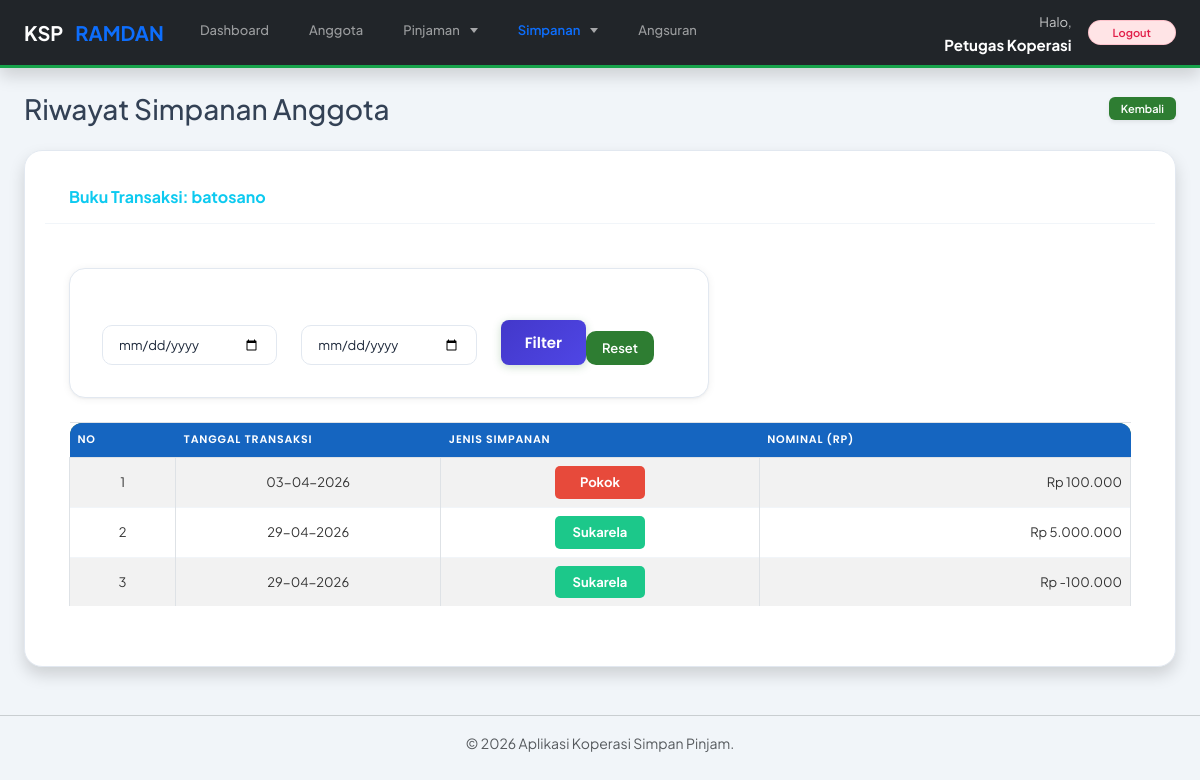
Page /riwayat_simpanan.php?id=1 (signed in) on the committed database.
### tables this page shows
CREATE TABLE `tb_anggota_ramdan` (
  `id_anggota` int(11) NOT NULL,
  `nama` varchar(100) NOT NULL,
  `alamat` text DEFAULT NULL,
  `no_hp` varchar(20) DEFAULT NULL,
  `tanggal_daftar` date NOT NULL
);

CREATE TABLE `tb_simpanan_ramdan` (
  `id_simpanan` int(11) NOT NULL,
  `id_anggota` int(11) NOT NULL,
  `jenis_simpanan` enum('Pokok','Wajib','Sukarela') NOT NULL,
  `jumlah` decimal(15,2) NOT NULL,
  `tanggal` date NOT NULL
);

### riwayat_simpanan.php (the view, shortened to what this page needs)
<!DOCTYPE html>
<html>
<?php
include 'koneksi.php';
include 'header.php';
$id_anggota = $_GET['id'];
$query_anggota = mysqli_query($koneksi, "SELECT nama FROM tb_anggota_ramdan WHERE id_anggota = '$id_anggota'");
$data_anggota = mysqli_fetch_assoc($query_anggota);
$nama_anggota = $data_anggota['nama'] ?? 'Tidak Diketahui';
$tanggal_mulai = isset($_GET['tanggal_mulai']) ? mysqli_real_escape_string($koneksi, $_GET['tanggal_mulai']) : '';
$tanggal_akhir = isset($_GET['tanggal_akhir']) ? mysqli_real_escape_string($koneksi, $_GET['tanggal_akhir']) : '';
?>
<div class="container-fluid">
    <div class="d-sm-flex align-items-center justify-content-between mb-4">
        <h1 class="h3 mb-0 text-gray-800">Riwayat Simpanan Anggota</h1>
        <a href="data_simpanan.php" class="d-none d-sm-inline-block btn btn-sm btn-secondary shadow-sm">
            <i class="fas fa-arrow-left fa-sm text-white-50"></i> Kembali
        </a>
    </div>
    <div class="card shadow mb-4 border-left-info">
        <div class="card-header py-3">
            <h6 class="m-0 font-weight-bold text-info">Buku Transaksi: <?php echo htmlspecialchars($nama_anggota); ?></h6>
        </div>
        <div class="card-body">
            <form method="GET" action="" class="mb-4">
                <div class="row">
                    <div class="col-md-4">
                        <label for="tanggal_mulai">Tanggal Mulai:</label>
                        <input type="date" name="tanggal_mulai" id="tanggal_mulai" class="form-control" value="<?php echo htmlspecialchars($tanggal_mulai); ?>">
                    </div>
                    <div class="col-md-4">
                        <label for="tanggal_akhir">Tanggal Akhir:</label>
                        <input type="date" name="tanggal_akhir" id="tanggal_akhir" class="form-control" value="<?php echo htmlspecialchars($tanggal_akhir); ?>">
                    </div>
                    <div class="col-md-4 d-flex align-items-end">
                        <button type="submit" class="btn btn-primary mr-2">Filter</button>
                        <a href="?id=<?php echo htmlspecialchars($id_anggota); ?>" class="btn btn-secondary">Reset</a>
                    </div>
                </div>
            </form>
            <div class="table-responsive">
                <table class="table table-bordered table-striped table-hover" width="100%" cellspacing="0">
                    <thead class="bg-light text-center">
                        <tr>
                            <th width="10%">No</th>
                            <th width="25%">Tanggal Transaksi</th>
                            <th width="30%">Jenis Simpanan</th>
                            <th width="35%">Nominal (Rp)</th>
                        </tr>
                    </thead>
                    <tbody>
                        <?php
                        $no = 1;
                        $query_riwayat = mysqli_query($koneksi, "
                            SELECT * FROM tb_simpanan_ramdan
                            WHERE id_anggota = '$id_anggota'
                            " . (!empty($tanggal_mulai) && !empty($tanggal_akhir) ? "AND tanggal BETWEEN '$tanggal_mulai' AND '$tanggal_akhir'" : "") . "
                            ORDER BY tanggal ASC
                        ");
                        if (mysqli_num_rows($query_riwayat) > 0) {
                            while ($riwayat = mysqli_fetch_assoc($query_riwayat)) {
                                $jenis = ucfirst(strtolower($riwayat['jenis_simpanan']));
                        ?>
                        <tr>
                            <td class="text-center align-middle"><?php echo $no++; ?></td>
                            <td class="text-center align-middle"><?php echo date('d-m-Y', strtotime($riwayat['tanggal'])); ?></td>
                            <td class="text-center align-middle">
                                <?php if ($jenis == 'Pokok'): ?>
                                    <div style="background-color: #e74a3b; color: #ffffff; padding: 6px 0; border-radius: 5px; font-size: 13px; font-weight: bold; width: 90px; margin: 0 auto; text-align: center;">Pokok</div>
                                <?php elseif ($jenis == 'Wajib'): ?>
                                    <div style="background-color: #f6c23e; color: #000000; padding: 6px 0; border-radius: 5px; font-size: 13px; font-weight: bold; width: 90px; margin: 0 auto; text-align: center;">Wajib</div>
                                <?php else: ?>
                                    <div style="background-color: #1cc88a; color: #ffffff; padding: 6px 0; border-radius: 5px; font-size: 13px; font-weight: bold; width: 90px; margin: 0 auto; text-align: center;">Sukarela</div>
                                <?php endif; ?>
                            </td>
                            <td class="text-right align-middle font-weight-bold">
                                Rp <?php echo number_format($riwayat['jumlah'], 0, ',', '.'); ?>
                            </td>
                        </tr>
                        <?php } } else { ?>
                            <tr><td colspan="4" class="text-center text-danger font-weight-bold py-4">Belum ada riwayat simpanan untuk anggota ini.</td></tr>
                        <?php } ?>
                    </tbody>
                </table>
            </div>
        </div>
    </div>
</div>
<?php include 'footer.php'; ?>

### header.php (style rules this page uses)
.navbar, .navbar-collapse, .container-fluid, .nav-item { overflow: visible !important; }

### rows in the picture
tb_anggota_ramdan: nama "batosano"
tb_simpanan_ramdan: tanggal "03-04-2026", jenis_simpanan "Pokok", jumlah "100.000"
tb_simpanan_ramdan: tanggal "29-04-2026", jenis_simpanan "Sukarela", jumlah "5.000.000"
tb_simpanan_ramdan: tanggal "29-04-2026", jenis_simpanan "Sukarela", jumlah "-100.000"

### other values in the picture
$_SESSION['nama'] "Petugas Koperasi"
